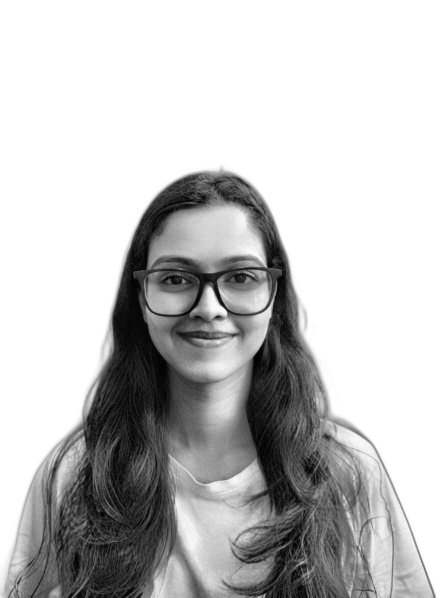
#> input picture source-prepped.png, 896 x 1195 px, found by its file name (shown at 1/2 size)
$ python make_ascii_svg.py
#> lines starting #> are read from the running program, lines starting #| are printed output that depends on the picture
from PIL import Image, ImageEnhance, ImageFilter

# -----------------------------
# Settings
# -----------------------------
IMAGE = "source-prepped.png"
OUTPUT = "avi-ascii.svg"

WIDTH = 80
FONT_SIZE = 11
LINE_HEIGHT = 13

# Dark -> Light
ASCII = "@%#*+=-:. "

# -----------------------------
# Load Image
# -----------------------------
img = Image.open(IMAGE).convert("L")
#> img is the input picture: PIL image 896x1195 L; min 0, max 255, mean 195.1

# Increase contrast
img = ImageEnhance.Contrast(img).enhance(2.0)
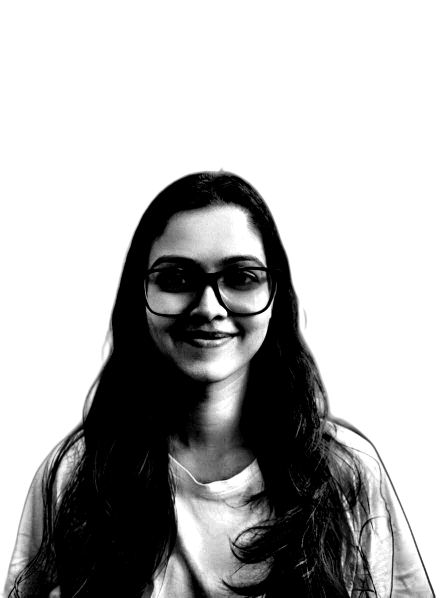
#> img: PIL image 896x1195 L (shown at 1/2 size); min 0, max 255, mean 178.8

# Sharpen image
img = img.filter(ImageFilter.SHARPEN)

# Resize while keeping aspect ratio
w, h = img.size
#> w = 896; h = 1195
aspect = h / w
#> aspect = 1.33

HEIGHT = int(aspect * WIDTH * 0.55)
#> HEIGHT = 58

img = img.resize((WIDTH, HEIGHT))
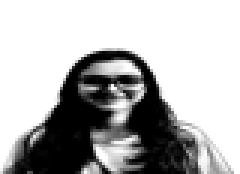
#> img: PIL image 80x58 L (shown 3 times larger); min 0, max 255, mean 178.9

pixels = img.load()

rows = []

for y in range(HEIGHT):
    line = ""

    for x in range(WIDTH):

        p = pixels[x, y]

        # Ignore almost-white background
        if p > 245:
            line += " "
            continue

        idx = int((255 - p) / 255 * (len(ASCII) - 1))
        line += ASCII[idx]

    rows.append(line)
#> after the loop, rows = 58 items
    # -----------------------------
# Build SVG
# -----------------------------

svg = []

svg.append(f'''
<svg xmlns="http://www.w3.org/2000/svg"
width="900"
height="{HEIGHT*LINE_HEIGHT+60}"
viewBox="0 0 900 {HEIGHT*LINE_HEIGHT+60}">
''')

svg.append('''
<rect width="100%" height="100%" fill="#0d1117"/>
''')

x = 40
y = 40

for row in rows:

    svg.append(f'''
<text
x="{x}"
y="{y}"
font-family="Courier New, monospace"
font-size="{FONT_SIZE}"
fill="#d1d5db"
xml:space="preserve">{row}</text>
''')

    y += LINE_HEIGHT
#> this loop made 58 passes
#> y on passes 1 to 12: 53, 66, 79, 92, 105, 118, 131, 144, 157, 170, 183, 196
#> after the loop, svg = 60 items; y = 794

svg.append("</svg>")

with open(OUTPUT, "w", encoding="utf-8") as f:
    f.write("\n".join(svg))

print("SVG Created Successfully!")
